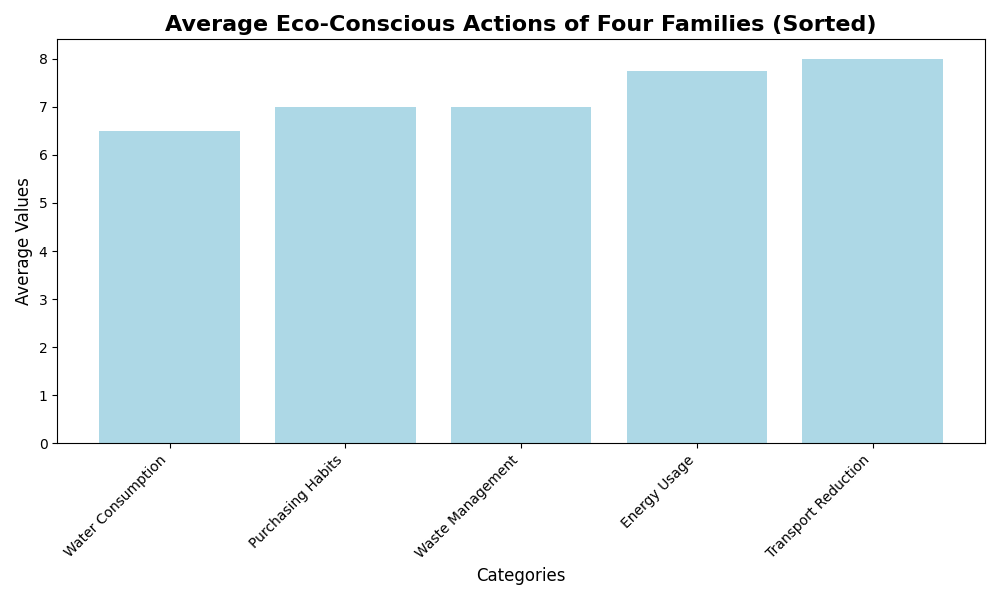

Source code (Python):
import matplotlib.pyplot as plt
import numpy as np

categories = ['Water Consumption', 'Transport Reduction', 'Energy Usage', 'Purchasing Habits', 'Waste Management']
household_data = {
    'Family X': [8, 7, 9, 6, 7],  # Altered values
    'Family Y': [7, 9, 6, 8, 7],  # Altered values
    'Family Z': [6, 7, 9, 8, 6],  # Remained the same
    'Family W': [5, 9, 7, 6, 8],  # Altered values
}

average_data = np.mean([list(household_data.values())[i] for i in range(len(household_data))], axis=0).tolist()

sorted_indices = np.argsort(average_data)
sorted_categories = [categories[i] for i in sorted_indices]
sorted_averages = [average_data[i] for i in sorted_indices]

plt.figure(figsize=(10, 6))
plt.bar(sorted_categories, sorted_averages, color='lightblue')
plt.xlabel('Categories', fontsize=12)
plt.ylabel('Average Values', fontsize=12)
plt.title('Average Eco-Conscious Actions of Four Families (Sorted)', fontsize=16, weight='bold')
plt.xticks(rotation=45, ha='right')

plt.tight_layout()
plt.show()
